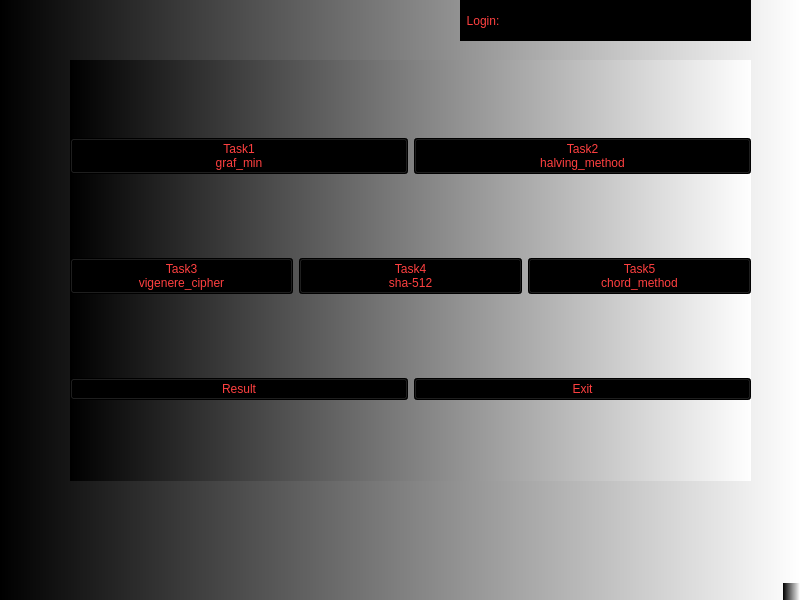
<?xml version="1.0" encoding="UTF-8"?>
<ui version="4.0">
 <class>MainWindow</class>
 <widget class="QMainWindow" name="MainWindow">
  <property name="geometry">
   <rect>
    <x>0</x>
    <y>0</y>
    <width>800</width>
    <height>600</height>
   </rect>
  </property>
  <property name="windowTitle">
   <string>MainWindow</string>
  </property>
  <property name="styleSheet">
   <string notr="true">background-color: qlineargradient(spread:pad, x1:0, y1:0, x2:1, y2:0, stop:0 rgba(0, 0, 0, 255), stop:1 rgba(255, 255, 255, 255));</string>
  </property>
  <widget class="QWidget" name="centralwidget">
   <widget class="QWidget" name="verticalLayoutWidget">
    <property name="geometry">
     <rect>
      <x>70</x>
      <y>60</y>
      <width>681</width>
      <height>421</height>
     </rect>
    </property>
    <layout class="QVBoxLayout" name="verticalLayout">
     <item>
      <layout class="QHBoxLayout" name="horizontalLayout">
       <item>
        <widget class="QPushButton" name="pushButton_task1">
         <property name="baseSize">
          <size>
           <width>0</width>
           <height>0</height>
          </size>
         </property>
         <property name="styleSheet">
          <string notr="true">font: 700 14pt &quot;Times New Roman&quot;;
color: rgb(255, 64, 64);
background-color: rgb(0, 0, 0);
selection-color: rgb(255, 43, 75);

</string>
         </property>
         <property name="text">
          <string>Task1
graf_min</string>
         </property>
        </widget>
       </item>
       <item>
        <widget class="QPushButton" name="pushButton_task2">
         <property name="baseSize">
          <size>
           <width>0</width>
           <height>0</height>
          </size>
         </property>
         <property name="styleSheet">
          <string notr="true">font: 700 14pt &quot;Times New Roman&quot;;
color: rgb(255, 64, 64);
background-color: rgb(0, 0, 0);
selection-color: rgb(255, 43, 75);

</string>
         </property>
         <property name="text">
          <string>Task2
halving_method</string>
         </property>
        </widget>
       </item>
      </layout>
     </item>
     <item>
      <layout class="QHBoxLayout" name="horizontalLayout_3">
       <item>
        <widget class="QPushButton" name="pushButton_task3">
         <property name="styleSheet">
          <string notr="true">font: 700 14pt &quot;Times New Roman&quot;;
color: rgb(255, 64, 64);
background-color: rgb(0, 0, 0);
selection-color: rgb(255, 43, 75);

</string>
         </property>
         <property name="text">
          <string>Task3
vigenere_cipher</string>
         </property>
        </widget>
       </item>
       <item>
        <widget class="QPushButton" name="pushButton_task4">
         <property name="styleSheet">
          <string notr="true">font: 700 14pt &quot;Times New Roman&quot;;
color: rgb(255, 64, 64);
background-color: rgb(0, 0, 0);
selection-color: rgb(255, 43, 75);

</string>
         </property>
         <property name="text">
          <string>Task4
sha-512</string>
         </property>
        </widget>
       </item>
       <item>
        <widget class="QPushButton" name="pushButton_task5">
         <property name="styleSheet">
          <string notr="true">font: 700 14pt &quot;Times New Roman&quot;;
color: rgb(255, 64, 64);
background-color: rgb(0, 0, 0);
selection-color: rgb(255, 43, 75);

</string>
         </property>
         <property name="text">
          <string>Task5
chord_method</string>
         </property>
        </widget>
       </item>
      </layout>
     </item>
     <item>
      <layout class="QHBoxLayout" name="horizontalLayout_2">
       <item>
        <widget class="QPushButton" name="pushButton_result">
         <property name="styleSheet">
          <string notr="true">font: 700 14pt &quot;Times New Roman&quot;;
color: rgb(255, 64, 64);
background-color: rgb(0, 0, 0);
selection-color: rgb(255, 43, 75);
</string>
         </property>
         <property name="text">
          <string>Result</string>
         </property>
        </widget>
       </item>
       <item>
        <widget class="QPushButton" name="pushButton_exit">
         <property name="baseSize">
          <size>
           <width>0</width>
           <height>0</height>
          </size>
         </property>
         <property name="styleSheet">
          <string notr="true">font: 700 14pt &quot;Times New Roman&quot;;
color: rgb(255, 64, 64);
background-color: rgb(0, 0, 0);
selection-color: rgb(255, 43, 75);

</string>
         </property>
         <property name="text">
          <string>Exit</string>
         </property>
        </widget>
       </item>
      </layout>
     </item>
    </layout>
   </widget>
   <widget class="QLabel" name="label1">
    <property name="geometry">
     <rect>
      <x>460</x>
      <y>0</y>
      <width>91</width>
      <height>41</height>
     </rect>
    </property>
    <property name="styleSheet">
     <string notr="true">font: 700 14pt &quot;Times New Roman&quot;;
color: rgb(255, 64, 64);
background-color: rgb(0, 0, 0);
</string>
    </property>
    <property name="text">
     <string>  Login:   </string>
    </property>
   </widget>
   <widget class="QLabel" name="label_login">
    <property name="geometry">
     <rect>
      <x>550</x>
      <y>0</y>
      <width>201</width>
      <height>41</height>
     </rect>
    </property>
    <property name="styleSheet">
     <string notr="true">font: 700 14pt &quot;Times New Roman&quot;;
color: rgb(255, 64, 64);
background-color: rgb(0, 0, 0);
</string>
    </property>
    <property name="text">
     <string/>
    </property>
   </widget>
  </widget>
  <widget class="QMenuBar" name="menubar">
   <property name="geometry">
    <rect>
     <x>0</x>
     <y>0</y>
     <width>800</width>
     <height>26</height>
    </rect>
   </property>
  </widget>
  <widget class="QStatusBar" name="statusbar"/>
 </widget>
 <resources/>
 <connections/>
</ui>
